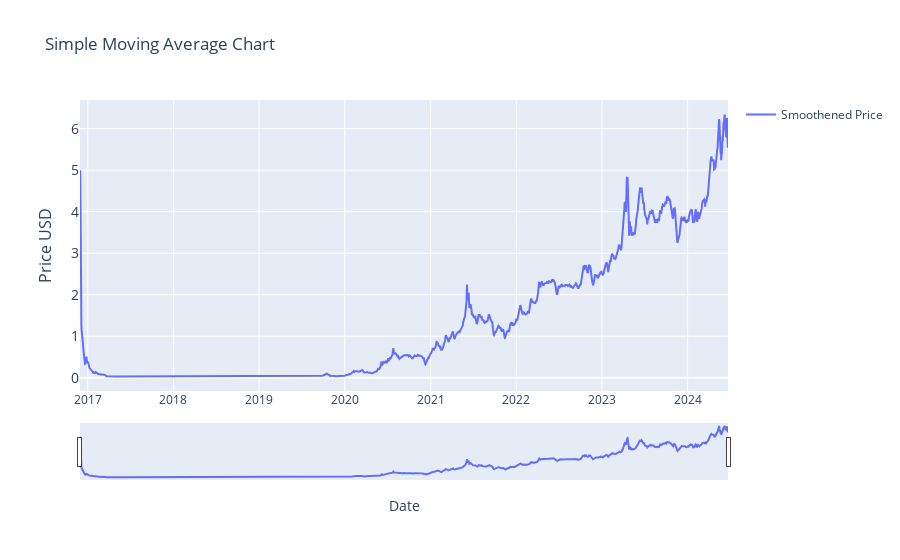

Notebook code for this chart:
### Markdown cell above
### Moving Averages (2)

### Code cell
# # SIMPLE Moving Average (SMA)                            
#  | Part of Moving Averages (2) block


import plotly.graph_objects as go
import pandas as pd
from ipywidgets import interact, DatePicker
import numpy as np

# renames current item to df
df = current_item

# calculates the 7-day moving average. 
# change window = to change period for average.
df['smoothened_price'] = df['price_usd'].rolling(window=2).mean()

# Function to update the graph based on the selected date range
def update_graph(start_date, end_date):
    # Filtering the data based on the date range
    mask = (df.index >= pd.to_datetime(start_date)) & (df.index <= pd.to_datetime(end_date))
    filtered_data = df.loc[mask]

    # Creating the plot
    fig = go.Figure()
    fig.add_trace(go.Scatter(x=filtered_data.index, y=filtered_data['smoothened_price'], mode='lines', name='Smoothened Price'))

    # Formatting
    fig.update_layout(
        title='Simple Moving Average Chart',
        xaxis_title='Date',
        yaxis_title='Price USD',
        yaxis=dict(
            title='Price USD',
            titlefont_size=16,
            tickfont_size=14,
        ),
        xaxis=dict(  # Added lines for range slider
            rangeslider=dict(
                visible=True
            ),
            type="date"
        ),
        showlegend=True

        )

    fig.show()


# Creating interactive widgets for date selection
start_date_picker = DatePicker(description='Start Date', value=current_item.index[0], disabled=False)
end_date_picker = DatePicker(description='End Date', value=current_item.index[-1], disabled=False)

# Display the interactive widget
interact(update_graph, start_date=start_date_picker, end_date=end_date_picker)

### Figure 1 — Plotly figure (JSON) as saved in the notebook; plotly's stock layout.template omitted (floating-point values rounded to 4 significant figures; data arrays with more than 128 entries replaced by an {"elided": "..."} marker saying what was removed)
{"data": [{"mode": "lines", "name": "Smoothened Price", "type": "scatter", "x": {"elided": "3474 str values"}, "y": {"elided": "3474 float values"}}], "layout": {"showlegend": true, "title": {"text": "Simple Moving Average Chart"}, "xaxis": {"rangeslider": {"visible": true}, "title": {"text": "Date"}, "type": "date"}, "yaxis": {"tickfont": {"size": 14}, "title": {"font": {"size": 16}, "text": "Price USD"}}}}
